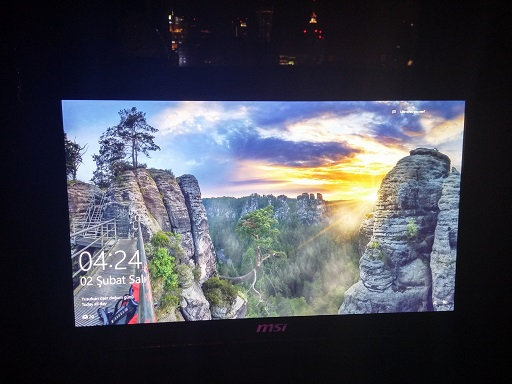
#> input picture example1.jpg, 512 x 384 px, given in place of example1.jpg.jpg, which was not available
$ python extractionv2.py   (Python 2 division)
#> lines starting #> are read from the running program, lines starting #| are printed output that depends on the picture; pictures that were not available may be replaced by others from this repository, and a replacement may not be noted
import cv2
import numpy as np

img_name1 = input("Please enter image name which will process for feature extraction: ")
#> the answer given: example1.jpg
img_name = img_name1 + ".jpg"
N = 8
M = 4
def img_center_crop(width, height, img):
   '''Resized image middle cropping 128 x 128'''
   if width != 128:
       if width%2 == 0:
           crop_width = width/2-1
           img = img[:,crop_width-64:crop_width+64]
       else:
           crop_width = width/2-1
           img = img[:,crop_width-63:crop_width+65]
   elif height != 128:
       if height%2==0:
           crop_height = height/2-1
           img = img[crop_height-64:crop_height+64,:]
       else:
           crop_height = height/2-1
           img = img[crop_height-63:crop_height+65,:]
   return img


def avg_luminance(I_block):
    '''luminance calculation block'''
    lum = np.sum(I_block)/N**2
    return lum

def var_luminance(I_hist):
    '''Variance of luminance calculation'''
    variance = np.sum((I_hist-avg_luminance(I_hist))**2)/N**2
    return variance

def total_energy_block(I_block):
    '''Total energy of block 8 x 8'''
    flattened_block = []
    total_energy = 0

    for flat in I_block:
        flattened_block.extend(flat)

    for element in flattened_block:
        total_energy += element ** 2

    return total_energy

#def SVD():


def step_1(img_name):
#> called with img_name = 'example1.jpg.jpg'
    img = cv2.imread(img_name,0)
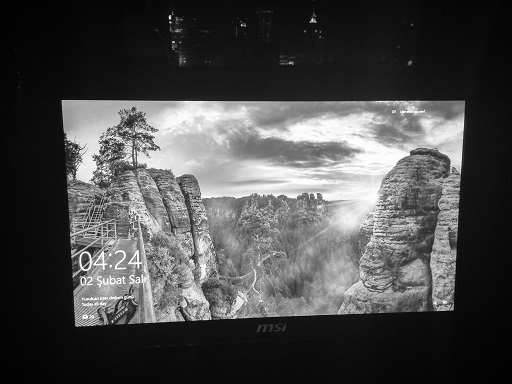
#> img: shape (384, 512); min 0, max 255, mean 74.6
    if img is not None:
       height = len(img)
#> height = 384
       width = len(img[0,:])
#> width = 512
    else:
       print "Image is not readable"


    if height > width:
        new_height = int(np.floor(float(height)*(128.0/width)))
        new_width = 128
    elif width > height:
        new_width = int(np.floor(float(width)*(128.0/height)))
#> new_width = 170
        new_height = 128
    elif width == height:
        new_width = 128
        new_height = 128

    res1 = cv2.resize(img, (new_width, new_height))
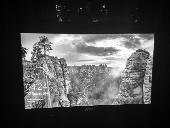
#> res1: shape (128, 170); min 1, max 255, mean 74.3
    centered = img_center_crop(new_width,new_height,res1)
#> in img_center_crop, `crop_width = width/2-1`: crop_width = 84

    I = cv2.blur(centered,(3,3))
    I_e = cv2.equalizeHist(centered)
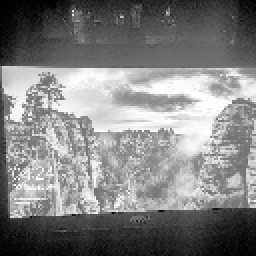
#> I_e: shape (128, 128) (shown 2 times larger); min 0, max 255, mean 128.9
    cv2.imwrite(img_name1+'_resized.jpg',res1)
    cv2.imwrite(img_name1+'_centered.jpg',centered)
    cv2.imwrite(img_name1+'_eqhist.jpg',I_e)
    cv2.imwrite(img_name1+'_blurred.jpg',I)
    return I, I_e


def step_2(I,I_e):
    I_block_blur = np.zeros((31,31,8,8))
    I_block_hist = np.zeros((31,31,8,8))
    I_vis_blur = np.zeros((248,248))
    I_vis_hist = np.zeros((248,248))
    average_luminance = np.zeros((31,31,1))
    variance_hist = np.zeros((31,31,1))
    for y in range(0, 124, M):
        for x in range(0, 124,M):

            #Subdivision into blocks only for testing subdivided image output
            I_vis_blur[x*2:x*2+N,y*2:y*2+N] = I[x:x+N,y:y+N]
            I_vis_hist[x*2:x*2+N,y*2:y*2+N] = I_e[x:x+N,y:y+N]

            #blurred image subdivision to blocks
            I_block_blur[y/4,x/4,:] = I[x:x+N,y:y+N]
            #Histogram equalized image subdivison into blocks
            I_block_hist[y/4,x/4,:] = I_e[x:x+N,y:y+N]

            #average luminance
            average_luminance[y/4,x/4,:] = avg_luminance(I[x:x+N,y:y+N])

            #variance luminance for histogram equalized image
            variance_hist[y/4,x/4,:] = var_luminance(I_e[x:x+N,y:y+N])
#> this loop made 31 passes
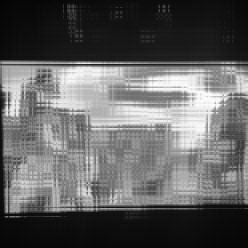
#> I_vis_blur: shape (248, 248) float64; min 3, max 252, mean 96.6
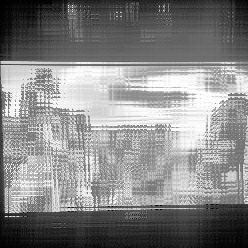
#> I_vis_hist: shape (248, 248) float64; min 0, max 255, mean 133.6
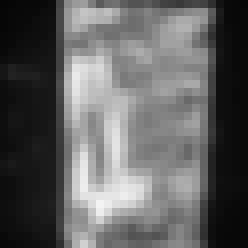
#> average_luminance: shape (31, 31, 1) float64 (shown 8 times larger); min 5, max 243, mean 96.1
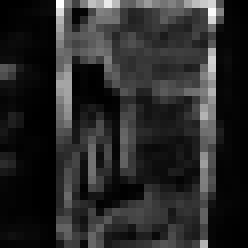
#> variance_hist: shape (31, 31, 1) float64 (shown 8 times larger); min 4.64, max 5103.2, mean 829.1; drawn with min black and max white

    cv2.imwrite(img_name1+'_blocked_blur.jpg',I_vis_blur)
    cv2.imwrite(img_name1+'_blocked_hist.jpg',I_vis_hist)


I,I_e = step_1(img_name)
step_2(I, I_e)

$ run again, on sample1_blocked_hist.jpg
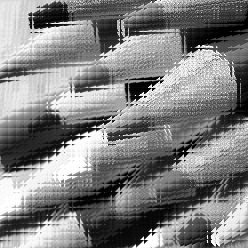
#> input picture sample1_blocked_hist.jpg, 248 x 248 px, given in place of sample1_blocked_hist.jpg.jpg, which was not available
#> in step_1, img is the input picture: shape (248, 248); min 0, max 255, mean 127.4
#> height = 248
#> in step_1, `I = cv2.blur(centered,(3,3))`:
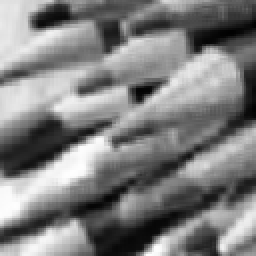
#> I: shape (128, 128) (shown 2 times larger); min 1, max 254, mean 127.3
#> the loop in step_2, `for y in range(0, 124, M):` made 31 passes
#> after the loop in step_2, `for y in range(0, 124, M):`:
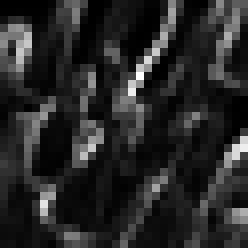
#> variance_hist: shape (31, 31, 1) float64 (shown 8 times larger); min 15.59, max 11122.3, mean 1762.1; drawn with min black and max white

$ run again, on sample2.jpg
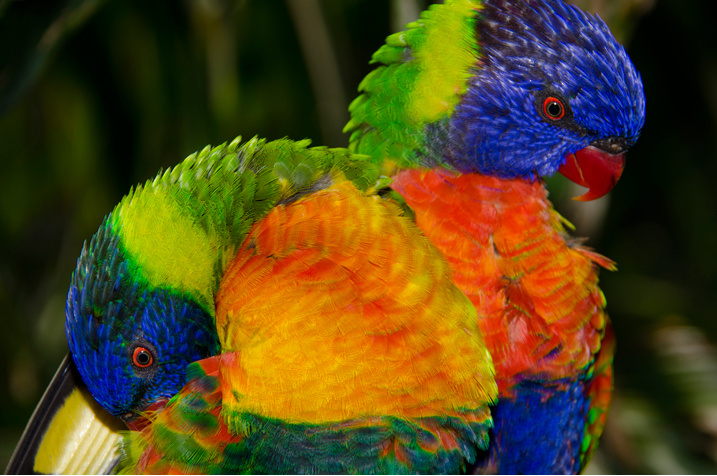
#> input picture sample2.jpg, 717 x 476 px, given in place of sample2.jpg.jpg, which was not available
#> height = 476
#> width = 717
#> new_width = 192
#> crop_width = 95
#> in step_1, `I_e = cv2.equalizeHist(centered)`:
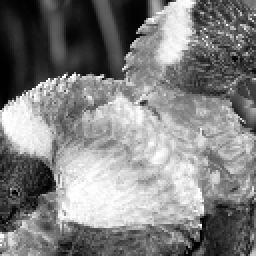
#> I_e: shape (128, 128) (shown 2 times larger); min 0, max 255, mean 128.3
#> the loop in step_2, `for y in range(0, 124, M):` made 31 passes
#> after the loop in step_2, `for y in range(0, 124, M):`:
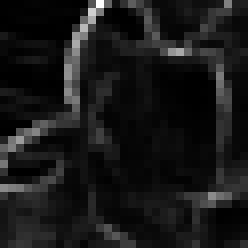
#> variance_hist: shape (31, 31, 1) float64 (shown 8 times larger); min 1.7, max 10675.6, mean 1029.2; drawn with min black and max white

$ run again, on sample2_centered.jpg
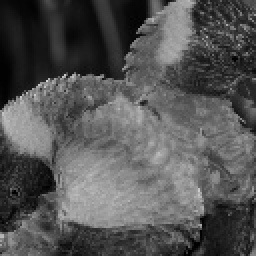
#> input picture sample2_centered.jpg, 128 x 128 px, given in place of sample2_centered.jpg.jpg, which was not available (shown 2 times larger)
#> in step_1, img is the input picture: shape (128, 128); min 0, max 213, mean 84.3
#> height = 128
#> the loop in step_2, `for y in range(0, 124, M):` made 31 passes
#> after the loop in step_2, `for y in range(0, 124, M):`:
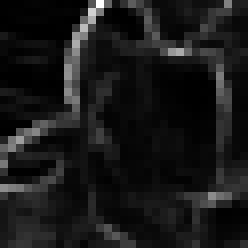
#> variance_hist: shape (31, 31, 1) float64 (shown 8 times larger); min 3.41, max 10612.4, mean 1039; drawn with min black and max white
